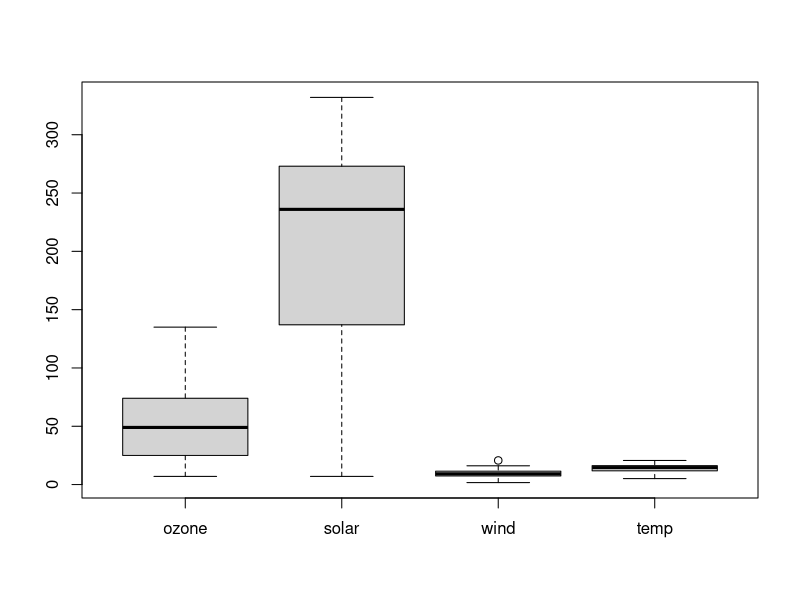
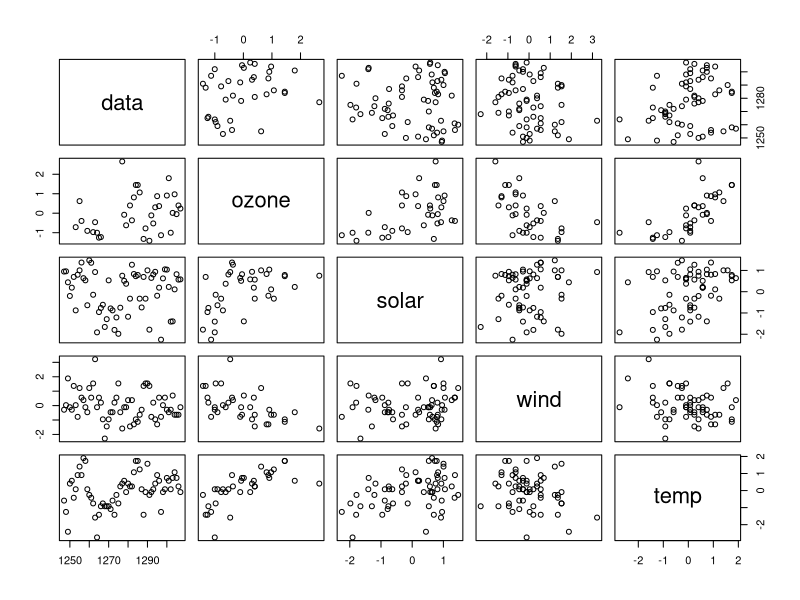
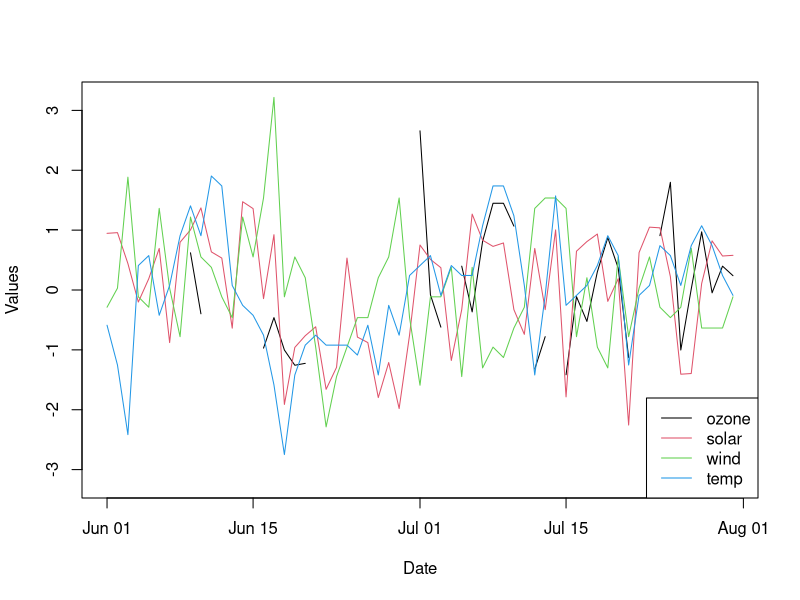

Write R code to recreate these figures, in order.
#EXERCISE 2: what does this function do?
r01<- function(x) {
  rng<-range(x) #minimum and max of a vector
  (x-rng[1])/(rng[2]-rng[1])
}
r01(c(1:10))

#can we rewrite it in a better way? yes, managing the missing values as well
reshape02<- function(x){
  rng<-range(x,na.rm=TRUE,finite = TRUE) #compute only finite values
  (x-rng[1])/(rng[2]-rng[1])
}
reshape02(c(NA,1:10))

reshape03 <- function(x,na.rm =FALSE, finite=TRUE){
  rng<-range(x,na.rm=TRUE,finite = TRUE) #compute only finite values
  (x-rng[1])/(rng[2]-rng[1])
}
reshape03(c(1,2)) #I don't call parameters so I'm using the default values 


#EXERCISE 3
my_norm <- function(x){
  n<-length(x)
  xmean <-sum(x)/n
  xsd <- sqrt(sum(x^2-xmean^2)/(n-1))
  xnorm<-(x-xmean)/xsd
  return (xnorm)
}
my_norm(c(1:10))
  
#write better: leave all the evaluation via using pre prepared functions 
#I can set another parameter inside the function as well
#we can complicate the function as well 
my_norm<-function(x){
  xnorm<-(x-mean(x))/sd(x)
  return (xnorm)
}
my_norm(c(1:10))
  
my_norm<-function(x,narm =TRUE){
  xnorm<-(x-mean(x,na.rm = narm))/sd(x,na.rm=narm)
  return (xnorm)
}
my_norm(c(1:10, NA,7:10))


#EXPLORE A DATASET AND DO SOMETHING 
#preloaded dataset into R
?airquality #it reports measurements of air quality of NY daily
#use function of ex3 you have written to operate on the dataset 
dates<-as.Date(paste("1973",airquality$Month,airquality$Day,sep = "-"))
id<-which(dates>=as.Date("1973-06-01") & dates<as.Date("1973-08-01"))
my_df<-data.frame(date= dates[id], ozone = airquality$Ozone[id],solar = airquality$Solar.R[id],
                   wind = airquality$Wind[id],temp = -31+airquality$Temp[id]*5/9)
#as.date recognize 5 as May even if it's not 05

boxplot(my_df[c(2:5)])
#no boxplots for dates as they are useless 


my_df2 <- data.frame(data=my_df[,1], apply(my_df[,c(2:5)],2,my_norm, narm=TRUE))#I want to normalize my data col by col 
plot(my_df2)

#I can define a new variable called ozone that has my norm of col ozone in dataframe 
#and another variable and so on. This is the syntetic way to do that
lim<- max(abs(range(my_df2[,c(2:5)],na.rm=T))) #limits of the vertical axis 
plot(my_df2$data,my_df2$ozone,ylim =c(-lim,lim),type = "l",xlab = "Date",ylab = "Values" )
lines(my_df2$data,my_df2$solar,col=2)
lines(my_df2$data,my_df2$wind,col=3)
lines(my_df2$data,my_df2$temp,col=4)
legend("bottomright",legend=c("ozone","solar","wind","temp"),lty =1,col=1:4)
#and more than that I also plot a legend in the bottom line 


#EXERCISE 5
#sequence of time and value associated with this seq
#for each time we have a value associated. 
my_func<- function(date0, time0, date1,time1,dt=3600,tz = "GMT+1"){ #tz stands for time zone
  datetime0<-strptime(paste(date0, time0),format = "%Y-%m-%d %H:%M",tz=tz) #not paste0 because I do want the while space between the two
datetime1<- strptime(paste(date1, time1),format = "%Y-%m-%d %H:%M",tz=tz)
  seqdt<-seq(datetime0,datetime1,by=dt)
  df<-data.frame(times = seqdt,values = as.numeric(seqdt))
  return(df)
}
my_func("2023-10-01","00:00","2023-10-05","12:00")

#EXERCISE 6 (homework)
#using the iris dataset, print two character for each row.
#the first is 'A' if Sepal.Length/Sepal.Width>2, 'B' otherwise
#the second char is 'A' for setosa, 'B' for versicolor, 'C'for virginica

irisdf<-data.frame(iris)
rapp <- rep('A', nrow(irisdf))
for(i in 1:length(rapp)){
  rapp[i]<-ifelse(irisdf[i,"Sepal.Length"]/irisdf[i,"Sepal.Width"]>2,'A','B')
}
type <- rep('A', nrow(irisdf))
for(i in 1:length(type)){
  if(irisdf[i,"Species"]=='versicolor'){
    type[i]<-'B'
  }else if (irisdf[i,"Species"]=='virginica'){
    type[i]<-'C'
  }
}
levels<-paste0(rapp,type)
irisdf<-irisdf[,-c(6,7)]
head(irisdf)
irisdf['levels']<-levels
irisdf
